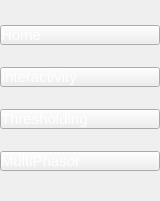
   <widget class="QFrame" name="MenuButtonFrame">
    <property name="geometry">
     <rect>
      <x>0</x>
      <y>30</y>
      <width>160</width>
      <height>201</height>
     </rect>
    </property>
    <property name="frameShape">
     <enum>QFrame::NoFrame</enum>
    </property>
    <property name="frameShadow">
     <enum>QFrame::Raised</enum>
    </property>
    <layout class="QVBoxLayout" name="verticalLayout_5">
     <property name="leftMargin">
      <number>0</number>
     </property>
     <property name="topMargin">
      <number>9</number>
     </property>
     <property name="rightMargin">
      <number>0</number>
     </property>
     <item>
      <widget class="QPushButton" name="HomeFrameButton">
       <property name="autoFillBackground">
        <bool>false</bool>
       </property>
       <property name="styleSheet">
        <string notr="true">QPushButton{
		text-align: left;
		background-image: url(:/icons/home.svg);
            border: 4px solid '#4aa3d1';
            background: '#4aa3d1';
            color: white;
            font-family: 'Helvetica';
            font-size: 15px;
            padding: 0px 0;
            margin-top: 0px
}
QPushButton:hover{
	background: '#173953';
     border: 4px solid '#173953'
}</string>
       </property>
       <property name="text">
        <string>Home</string>
       </property>
       <property name="icon">
        <iconset>
         <normaloff>../icons/home.svg</normaloff>../icons/home.svg</iconset>
       </property>
       <property name="iconSize">
        <size>
         <width>25</width>
         <height>25</height>
        </size>
       </property>
      </widget>
     </item>
     <item>
      <widget class="QPushButton" name="GraphButton">
       <property name="styleSheet">
        <string notr="true">QPushButton{
		text-align: left;
            border: 4px solid '#4aa3d1';
            background: '#4aa3d1';
            color: white;
            font-family: 'Helvetica';
            font-size: 15px;
            padding: 0px 0;
            margin-top: 0px
}
QPushButton:hover{
	background: '#173953';
     border: 4px solid '#173953'
}</string>
       </property>
       <property name="text">
        <string>Interactivity</string>
       </property>
       <property name="icon">
        <iconset>
         <normaloff>../icons/bar-chart.svg</normaloff>../icons/bar-chart.svg</iconset>
       </property>
       <property name="iconSize">
        <size>
         <width>25</width>
         <height>25</height>
        </size>
       </property>
      </widget>
     </item>
     <item>
      <widget class="QPushButton" name="PictureButton">
       <property name="styleSheet">
        <string notr="true">QPushButton{
		text-align: left;
            border: 4px solid '#4aa3d1';
            background: '#4aa3d1';
            color: white;
            font-family: 'Helvetica';
            font-size: 15px;
            padding: 0px 0;
            margin-top: 0px
}
QPushButton:hover{
	background: '#173953';
     border: 4px solid '#173953'
}</string>
       </property>
       <property name="text">
        <string>Thresholding</string>
       </property>
       <property name="icon">
        <iconset>
         <normaloff>../icons/image.svg</normaloff>../icons/image.svg</iconset>
       </property>
       <property name="iconSize">
        <size>
         <width>25</width>
         <height>25</height>
        </size>
       </property>
      </widget>
     </item>
     <item>
      <widget class="QPushButton" name="MultiPhasorButton">
       <property name="styleSheet">
        <string notr="true">QPushButton{
		text-align: left;
            border: 4px solid '#4aa3d1';
            background: '#4aa3d1';
            color: white;
            font-family: 'Helvetica';
            font-size: 15px;
            padding: 0px 0;
            margin-top: 0px
}
QPushButton:hover{
	background: '#173953';
     border: 4px solid '#173953'
}</string>
       </property>
       <property name="text">
        <string>MultiPhasor</string>
       </property>
       <property name="icon">
        <iconset>
         <normaloff>../icons/Multiphasor.png</normaloff>../icons/Multiphasor.png</iconset>
       </property>
       <property name="iconSize">
        <size>
         <width>25</width>
         <height>25</height>
        </size>
       </property>
      </widget>
     </item>
    </layout>
   </widget>
